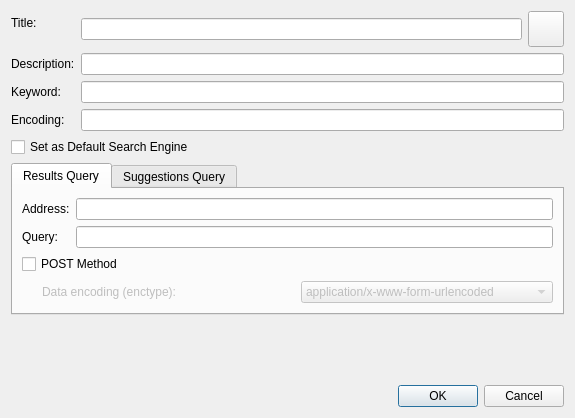
<?xml version="1.0" encoding="UTF-8"?>
<ui version="4.0">
 <class>Otter::SearchPropertiesDialog</class>
 <widget class="QDialog" name="Otter::SearchPropertiesDialog">
  <property name="geometry">
   <rect>
    <x>0</x>
    <y>0</y>
    <width>575</width>
    <height>418</height>
   </rect>
  </property>
  <property name="windowTitle">
   <string>Edit Search Engine</string>
  </property>
  <layout class="QVBoxLayout" name="verticalLayout" stretch="0,0,0,1,0">
   <item>
    <layout class="QFormLayout" name="formLayout">
     <item row="1" column="1">
      <layout class="QHBoxLayout" name="horizontalLayout">
       <item>
        <widget class="QLineEdit" name="titleLineEdit"/>
       </item>
       <item>
        <widget class="QToolButton" name="iconButton">
         <property name="minimumSize">
          <size>
           <width>36</width>
           <height>36</height>
          </size>
         </property>
         <property name="maximumSize">
          <size>
           <width>36</width>
           <height>36</height>
          </size>
         </property>
         <property name="toolTip">
          <string>Change Icon...</string>
         </property>
         <property name="icon">
          <iconset resource="../../resources/resources.qrc">
           <normaloff>:/icons/edit-find.png</normaloff>:/icons/edit-find.png</iconset>
         </property>
         <property name="iconSize">
          <size>
           <width>32</width>
           <height>32</height>
          </size>
         </property>
        </widget>
       </item>
      </layout>
     </item>
     <item row="1" column="0">
      <widget class="QLabel" name="titleLabel">
       <property name="text">
        <string>Title:</string>
       </property>
       <property name="buddy">
        <cstring>titleLineEdit</cstring>
       </property>
      </widget>
     </item>
     <item row="2" column="0">
      <widget class="QLabel" name="descriptionLabel">
       <property name="text">
        <string>Description:</string>
       </property>
       <property name="buddy">
        <cstring>descriptionLineEdit</cstring>
       </property>
      </widget>
     </item>
     <item row="2" column="1">
      <widget class="QLineEdit" name="descriptionLineEdit"/>
     </item>
     <item row="3" column="0">
      <widget class="QLabel" name="keywordLabel">
       <property name="text">
        <string>Keyword:</string>
       </property>
       <property name="buddy">
        <cstring>keywordLineEdit</cstring>
       </property>
      </widget>
     </item>
     <item row="3" column="1">
      <widget class="QLineEdit" name="keywordLineEdit"/>
     </item>
     <item row="4" column="0">
      <widget class="QLabel" name="encodingLabel">
       <property name="text">
        <string>Encoding:</string>
       </property>
       <property name="buddy">
        <cstring>encodingLineEdit</cstring>
       </property>
      </widget>
     </item>
     <item row="4" column="1">
      <widget class="QLineEdit" name="encodingLineEdit">
       <property name="readOnly">
        <bool>true</bool>
       </property>
      </widget>
     </item>
    </layout>
   </item>
   <item>
    <widget class="QCheckBox" name="defaultSearchCheckBox">
     <property name="text">
      <string>Set as Default Search Engine</string>
     </property>
    </widget>
   </item>
   <item>
    <widget class="QTabWidget" name="tabWidget">
     <property name="currentIndex">
      <number>0</number>
     </property>
     <widget class="QWidget" name="resultsTab">
      <attribute name="title">
       <string>Results Query</string>
      </attribute>
      <layout class="QVBoxLayout" name="resultsLayout">
       <item>
        <layout class="QFormLayout" name="resultsFormLayout">
         <item row="0" column="0">
          <widget class="QLabel" name="resultsAddressLabel">
           <property name="text">
            <string>Address:</string>
           </property>
           <property name="buddy">
            <cstring>resultsAddressLineEdit</cstring>
           </property>
          </widget>
         </item>
         <item row="0" column="1">
          <widget class="QLineEdit" name="resultsAddressLineEdit"/>
         </item>
         <item row="1" column="0">
          <widget class="QLabel" name="reultsQueryLabel">
           <property name="text">
            <string>Query:</string>
           </property>
           <property name="buddy">
            <cstring>resultsQueryLineEdit</cstring>
           </property>
          </widget>
         </item>
         <item row="1" column="1">
          <widget class="QLineEdit" name="resultsQueryLineEdit"/>
         </item>
        </layout>
       </item>
       <item>
        <widget class="QCheckBox" name="resultsPostMethodCheckBox">
         <property name="text">
          <string>POST Method</string>
         </property>
        </widget>
       </item>
       <item>
        <widget class="QWidget" name="resultsPostWidget" native="true">
         <property name="enabled">
          <bool>false</bool>
         </property>
         <layout class="QHBoxLayout" name="resultsPostLayout">
          <property name="leftMargin">
           <number>0</number>
          </property>
          <property name="topMargin">
           <number>0</number>
          </property>
          <property name="rightMargin">
           <number>0</number>
          </property>
          <property name="bottomMargin">
           <number>0</number>
          </property>
          <item>
           <spacer name="resultsEnctypeSpacer">
            <property name="orientation">
             <enum>Qt::Horizontal</enum>
            </property>
            <property name="sizeType">
             <enum>QSizePolicy::Fixed</enum>
            </property>
            <property name="sizeHint" stdset="0">
             <size>
              <width>20</width>
              <height>0</height>
             </size>
            </property>
           </spacer>
          </item>
          <item>
           <widget class="QLabel" name="resultsEnctypeLabel">
            <property name="text">
             <string>Data encoding (enctype):</string>
            </property>
            <property name="buddy">
             <cstring>resultsEnctypeComboBox</cstring>
            </property>
           </widget>
          </item>
          <item>
           <widget class="QComboBox" name="resultsEnctypeComboBox">
            <item>
             <property name="text">
              <string>application/x-www-form-urlencoded</string>
             </property>
            </item>
            <item>
             <property name="text">
              <string>multipart/form-data</string>
             </property>
            </item>
           </widget>
          </item>
         </layout>
        </widget>
       </item>
      </layout>
     </widget>
     <widget class="QWidget" name="suggestionsTab">
      <attribute name="title">
       <string>Suggestions Query</string>
      </attribute>
      <layout class="QVBoxLayout" name="suggestionsLayout">
       <item>
        <layout class="QFormLayout" name="suggestionsFormLayout">
         <property name="fieldGrowthPolicy">
          <enum>QFormLayout::AllNonFixedFieldsGrow</enum>
         </property>
         <item row="0" column="0">
          <widget class="QLabel" name="suggestionsAddressLabel">
           <property name="text">
            <string>Address:</string>
           </property>
           <property name="buddy">
            <cstring>suggestionsAddressLineEdit</cstring>
           </property>
          </widget>
         </item>
         <item row="0" column="1">
          <widget class="QLineEdit" name="suggestionsAddressLineEdit"/>
         </item>
         <item row="1" column="1">
          <widget class="QLineEdit" name="suggestionsQueryLineEdit"/>
         </item>
         <item row="1" column="0">
          <widget class="QLabel" name="suggestionsQueryLabel">
           <property name="text">
            <string>Query:</string>
           </property>
           <property name="buddy">
            <cstring>suggestionsQueryLineEdit</cstring>
           </property>
          </widget>
         </item>
        </layout>
       </item>
       <item>
        <widget class="QCheckBox" name="suggestionsPostMethodCheckBox">
         <property name="text">
          <string>POST Method</string>
         </property>
        </widget>
       </item>
       <item>
        <widget class="QWidget" name="suggestionsPostWidget" native="true">
         <property name="enabled">
          <bool>false</bool>
         </property>
         <layout class="QHBoxLayout" name="suggestionsPostLayout">
          <property name="leftMargin">
           <number>0</number>
          </property>
          <property name="topMargin">
           <number>0</number>
          </property>
          <property name="rightMargin">
           <number>0</number>
          </property>
          <property name="bottomMargin">
           <number>0</number>
          </property>
          <item>
           <spacer name="suggestionsEnctypeSpacer">
            <property name="orientation">
             <enum>Qt::Horizontal</enum>
            </property>
            <property name="sizeType">
             <enum>QSizePolicy::Fixed</enum>
            </property>
            <property name="sizeHint" stdset="0">
             <size>
              <width>20</width>
              <height>0</height>
             </size>
            </property>
           </spacer>
          </item>
          <item>
           <widget class="QLabel" name="suggestionsEnctypeLabel">
            <property name="text">
             <string>Data encoding (enctype):</string>
            </property>
            <property name="buddy">
             <cstring>suggestionsEnctypeComboBox</cstring>
            </property>
           </widget>
          </item>
          <item>
           <widget class="QComboBox" name="suggestionsEnctypeComboBox">
            <item>
             <property name="text">
              <string>application/x-www-form-urlencoded</string>
             </property>
            </item>
            <item>
             <property name="text">
              <string>multipart/form-data</string>
             </property>
            </item>
           </widget>
          </item>
         </layout>
        </widget>
       </item>
      </layout>
     </widget>
    </widget>
   </item>
   <item>
    <spacer name="verticalSpacer">
     <property name="orientation">
      <enum>Qt::Vertical</enum>
     </property>
     <property name="sizeHint" stdset="0">
      <size>
       <width>0</width>
       <height>0</height>
      </size>
     </property>
    </spacer>
   </item>
   <item>
    <widget class="QDialogButtonBox" name="buttonBox">
     <property name="orientation">
      <enum>Qt::Horizontal</enum>
     </property>
     <property name="standardButtons">
      <set>QDialogButtonBox::Cancel|QDialogButtonBox::Ok</set>
     </property>
    </widget>
   </item>
  </layout>
 </widget>
 <tabstops>
  <tabstop>titleLineEdit</tabstop>
  <tabstop>iconButton</tabstop>
  <tabstop>descriptionLineEdit</tabstop>
  <tabstop>keywordLineEdit</tabstop>
  <tabstop>encodingLineEdit</tabstop>
  <tabstop>defaultSearchCheckBox</tabstop>
  <tabstop>tabWidget</tabstop>
  <tabstop>resultsAddressLineEdit</tabstop>
  <tabstop>resultsQueryLineEdit</tabstop>
  <tabstop>resultsPostMethodCheckBox</tabstop>
  <tabstop>resultsEnctypeComboBox</tabstop>
  <tabstop>suggestionsAddressLineEdit</tabstop>
  <tabstop>suggestionsQueryLineEdit</tabstop>
  <tabstop>suggestionsPostMethodCheckBox</tabstop>
  <tabstop>suggestionsEnctypeComboBox</tabstop>
 </tabstops>
 <resources>
  <include location="../../resources/resources.qrc"/>
 </resources>
 <connections>
  <connection>
   <sender>buttonBox</sender>
   <signal>accepted()</signal>
   <receiver>Otter::SearchPropertiesDialog</receiver>
   <slot>accept()</slot>
   <hints>
    <hint type="sourcelabel">
     <x>257</x>
     <y>450</y>
    </hint>
    <hint type="destinationlabel">
     <x>157</x>
     <y>274</y>
    </hint>
   </hints>
  </connection>
  <connection>
   <sender>buttonBox</sender>
   <signal>rejected()</signal>
   <receiver>Otter::SearchPropertiesDialog</receiver>
   <slot>reject()</slot>
   <hints>
    <hint type="sourcelabel">
     <x>325</x>
     <y>450</y>
    </hint>
    <hint type="destinationlabel">
     <x>286</x>
     <y>274</y>
    </hint>
   </hints>
  </connection>
 </connections>
</ui>
